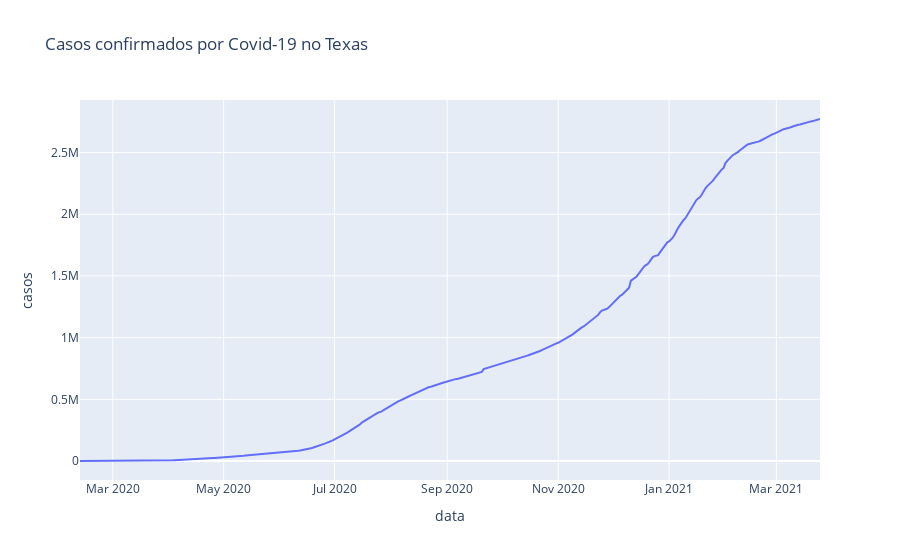

The cell this chart's notebook holds for it:
### Code cell
# Visualizar os casos no Texas
px.line(tx, 'data', 'casos', title='Casos confirmados por Covid-19 no Texas')

### Figure 1 — Plotly figure (JSON) as saved in the notebook; plotly's stock layout.template omitted (floating-point values rounded to 4 significant figures; data arrays with more than 128 entries replaced by an {"elided": "..."} marker saying what was removed)
{"data": [{"hovertemplate": "data=%{x}<br>casos=%{y}<extra></extra>", "legendgroup": "", "line": {"color": "#636efa", "dash": "solid"}, "mode": "lines", "name": "", "orientation": "v", "showlegend": false, "type": "scatter", "x": {"elided": "408 str values"}, "xaxis": "x", "y": {"elided": "408 int values"}, "yaxis": "y"}], "layout": {"legend": {"tracegroupgap": 0}, "title": {"text": "Casos confirmados por Covid-19 no Texas"}, "xaxis": {"anchor": "y", "domain": [0, 1], "title": {"text": "data"}}, "yaxis": {"anchor": "x", "domain": [0, 1], "title": {"text": "casos"}}}}
